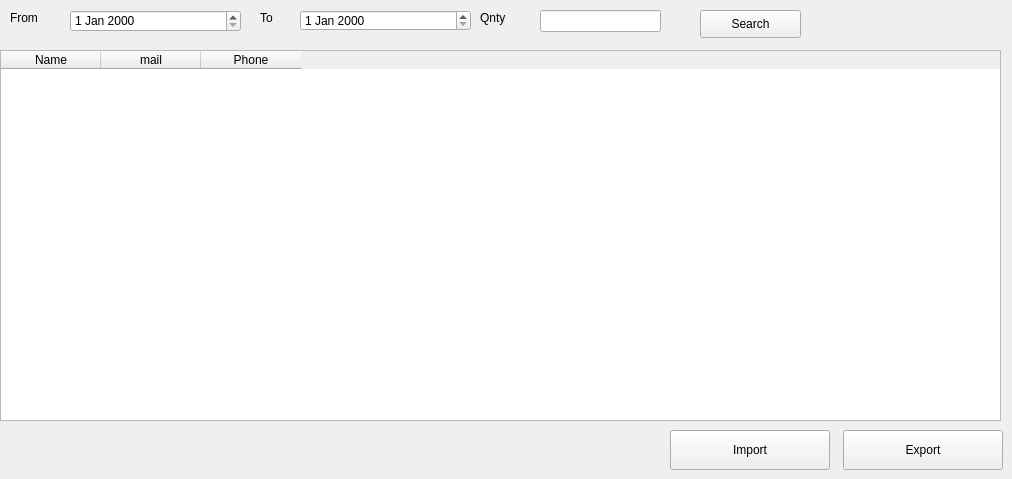
      <widget class="QWidget" name="tab_18">
       <attribute name="title">
        <string>Client Reports</string>
       </attribute>
       <widget class="QLineEdit" name="lineEdit_34">
        <property name="geometry">
         <rect>
          <x>540</x>
          <y>10</y>
          <width>121</width>
          <height>22</height>
         </rect>
        </property>
       </widget>
       <widget class="QLabel" name="label_22">
        <property name="geometry">
         <rect>
          <x>260</x>
          <y>10</y>
          <width>31</width>
          <height>16</height>
         </rect>
        </property>
        <property name="text">
         <string>To</string>
        </property>
       </widget>
       <widget class="QLabel" name="label_23">
        <property name="geometry">
         <rect>
          <x>10</x>
          <y>10</y>
          <width>55</width>
          <height>16</height>
         </rect>
        </property>
        <property name="text">
         <string>From</string>
        </property>
       </widget>
       <widget class="QDateEdit" name="dateEdit_3">
        <property name="geometry">
         <rect>
          <x>300</x>
          <y>10</y>
          <width>171</width>
          <height>21</height>
         </rect>
        </property>
       </widget>
       <widget class="QLabel" name="label_24">
        <property name="geometry">
         <rect>
          <x>480</x>
          <y>10</y>
          <width>55</width>
          <height>16</height>
         </rect>
        </property>
        <property name="text">
         <string>Qnty</string>
        </property>
       </widget>
       <widget class="QDateEdit" name="dateEdit_4">
        <property name="geometry">
         <rect>
          <x>70</x>
          <y>10</y>
          <width>171</width>
          <height>22</height>
         </rect>
        </property>
       </widget>
       <widget class="QTableWidget" name="tableWidget_6">
        <property name="geometry">
         <rect>
          <x>0</x>
          <y>50</y>
          <width>1001</width>
          <height>371</height>
         </rect>
        </property>
        <column>
         <property name="text">
          <string>Name</string>
         </property>
        </column>
        <column>
         <property name="text">
          <string>mail</string>
         </property>
        </column>
        <column>
         <property name="text">
          <string>Phone</string>
         </property>
        </column>
       </widget>
       <widget class="QPushButton" name="pushButton_26">
        <property name="geometry">
         <rect>
          <x>700</x>
          <y>10</y>
          <width>101</width>
          <height>28</height>
         </rect>
        </property>
        <property name="text">
         <string>Search</string>
        </property>
       </widget>
       <widget class="QPushButton" name="pushButton_44">
        <property name="geometry">
         <rect>
          <x>843</x>
          <y>430</y>
          <width>160</width>
          <height>40</height>
         </rect>
        </property>
        <property name="text">
         <string>Export</string>
        </property>
       </widget>
       <widget class="QPushButton" name="pushButton_45">
        <property name="geometry">
         <rect>
          <x>670</x>
          <y>430</y>
          <width>160</width>
          <height>40</height>
         </rect>
        </property>
        <property name="text">
         <string>Import</string>
        </property>
       </widget>
      </widget>
